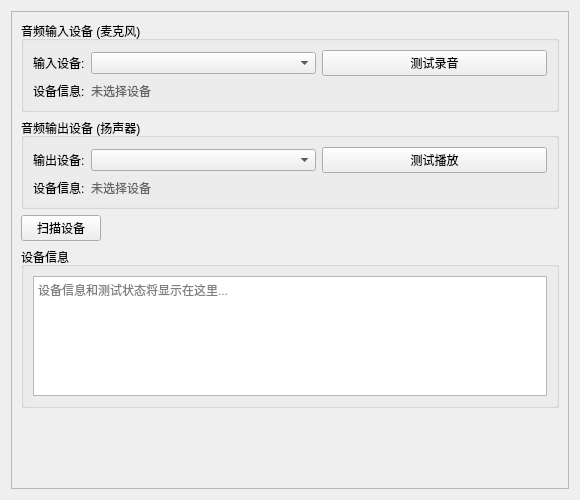
<?xml version="1.0" encoding="UTF-8"?>
<ui version="4.0">
 <class>AudioWidget</class>
 <widget class="QWidget" name="AudioWidget">
  <property name="geometry">
   <rect>
    <x>0</x>
    <y>0</y>
    <width>580</width>
    <height>500</height>
   </rect>
  </property>
   <property name="windowTitle">
    <string>音频设备</string>
   </property>
  <layout class="QVBoxLayout" name="verticalLayout">
   <item>
    <widget class="QScrollArea" name="scrollArea">
     <property name="widgetResizable">
      <bool>true</bool>
     </property>
     <widget class="QWidget" name="scrollAreaWidgetContents">
      <property name="geometry">
       <rect>
        <x>0</x>
        <y>0</y>
        <width>578</width>
        <height>480</height>
       </rect>
      </property>
      <layout class="QVBoxLayout" name="contentLayout">
       <item>
        <widget class="QGroupBox" name="input_device_group">
           <property name="title">
            <string>音频输入设备 (麦克风)</string>
           </property>
         <layout class="QFormLayout" name="input_layout">
          <item row="0" column="0">
           <widget class="QLabel" name="label_input_device">
             <property name="text">
              <string>输入设备:</string>
             </property>
           </widget>
          </item>
          <item row="0" column="1">
           <layout class="QHBoxLayout" name="input_device_layout">
            <item>
             <widget class="QComboBox" name="input_device_combo">
               <property name="placeholderText">
                <string>请选择麦克风设备...</string>
               </property>
             </widget>
            </item>
            <item>
             <widget class="QPushButton" name="test_input_btn">
               <property name="text">
                <string>测试录音</string>
               </property>
             </widget>
            </item>
           </layout>
          </item>
           <item row="1" column="0">
            <widget class="QLabel" name="label_input_info">
             <property name="text">
              <string>设备信息:</string>
             </property>
            </widget>
           </item>
           <item row="1" column="1">
            <widget class="QLabel" name="input_info_label">
             <property name="text">
              <string>未选择设备</string>
             </property>
            <property name="styleSheet">
             <string>color: #666;</string>
            </property>
           </widget>
          </item>
         </layout>
        </widget>
       </item>
       <item>
        <widget class="QGroupBox" name="output_device_group">
           <property name="title">
            <string>音频输出设备 (扬声器)</string>
           </property>
         <layout class="QFormLayout" name="output_layout">
          <item row="0" column="0">
           <widget class="QLabel" name="label_output_device">
             <property name="text">
              <string>输出设备:</string>
             </property>
           </widget>
          </item>
          <item row="0" column="1">
           <layout class="QHBoxLayout" name="output_device_layout">
            <item>
             <widget class="QComboBox" name="output_device_combo">
               <property name="placeholderText">
                <string>请选择扬声器设备...</string>
               </property>
             </widget>
            </item>
            <item>
             <widget class="QPushButton" name="test_output_btn">
               <property name="text">
                <string>测试播放</string>
               </property>
             </widget>
            </item>
           </layout>
          </item>
           <item row="1" column="0">
            <widget class="QLabel" name="label_output_info">
             <property name="text">
              <string>设备信息:</string>
             </property>
            </widget>
           </item>
           <item row="1" column="1">
            <widget class="QLabel" name="output_info_label">
             <property name="text">
              <string>未选择设备</string>
             </property>
            <property name="styleSheet">
             <string>color: #666;</string>
            </property>
           </widget>
          </item>
         </layout>
        </widget>
       </item>
       <item>
        <layout class="QHBoxLayout" name="scan_layout">
         <item>
          <widget class="QPushButton" name="scan_devices_btn">
               <property name="text">
                <string>扫描设备</string>
               </property>
          </widget>
         </item>
         <item>
          <spacer name="scan_spacer">
           <property name="orientation">
            <enum>Qt::Horizontal</enum>
           </property>
           <property name="sizeHint" stdset="0">
            <size>
             <width>40</width>
             <height>20</height>
            </size>
           </property>
          </spacer>
         </item>
        </layout>
       </item>
       <item>
        <widget class="QGroupBox" name="status_group">
           <property name="title">
            <string>设备信息</string>
           </property>
         <layout class="QVBoxLayout" name="status_layout">
          <item>
           <widget class="QTextEdit" name="status_text">
            <property name="maximumSize">
             <size>
              <width>16777215</width>
              <height>120</height>
             </size>
            </property>
            <property name="readOnly">
             <bool>true</bool>
            </property>
             <property name="placeholderText">
              <string>设备信息和测试状态将显示在这里...</string>
             </property>
           </widget>
          </item>
         </layout>
        </widget>
       </item>
       <item>
        <spacer name="verticalSpacer">
         <property name="orientation">
          <enum>Qt::Vertical</enum>
         </property>
         <property name="sizeHint" stdset="0">
          <size>
           <width>20</width>
           <height>40</height>
          </size>
         </property>
        </spacer>
       </item>
      </layout>
     </widget>
    </widget>
   </item>
  </layout>
 </widget>
 <resources/>
 <connections/>
</ui>
